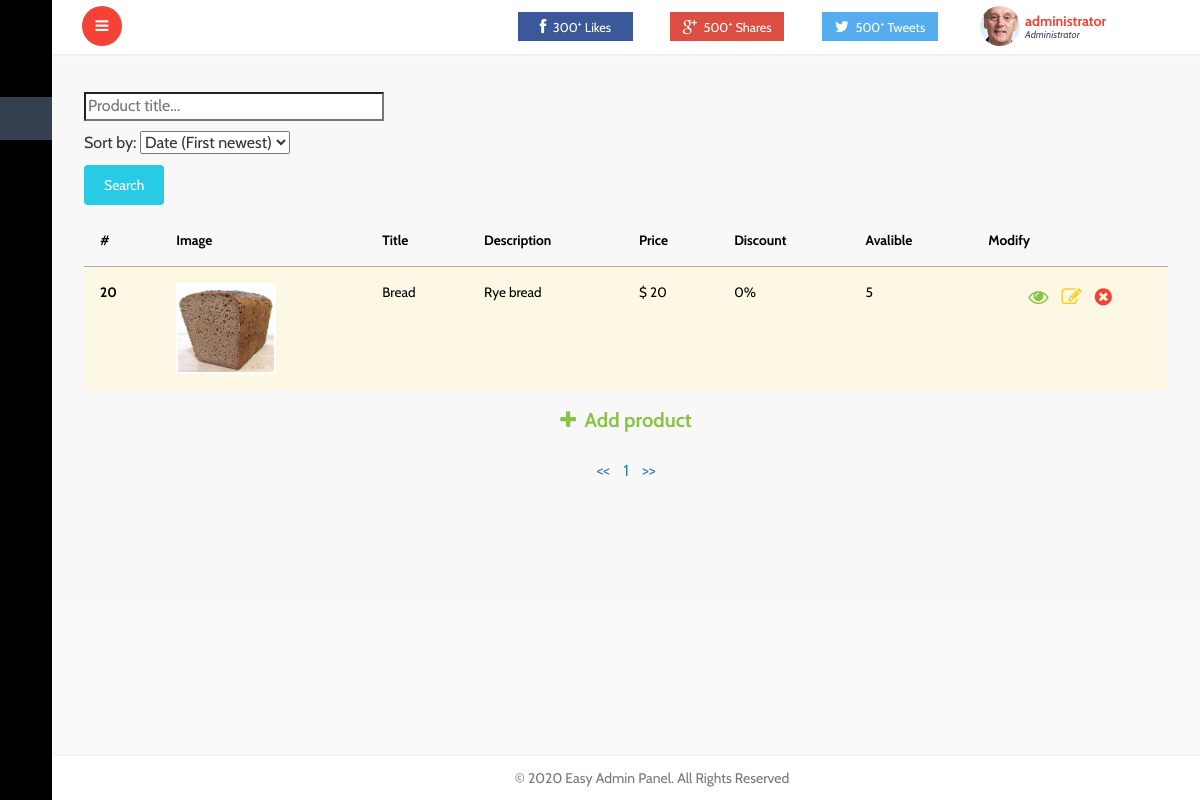
Screenshot of /admin/products.php (signed in) with the database file from the repository.
### tables this page shows
CREATE TABLE `products` (
  `id` bigint(20) UNSIGNED NOT NULL,
  `name` varchar(255) NOT NULL,
  `description` varchar(1000) NOT NULL,
  `purchase_price` float NOT NULL,
  `sale_price` float NOT NULL,
  `discount` int(11) DEFAULT NULL,
  `date` datetime NOT NULL,
  `categoryID` int(11) NOT NULL,
  `avalible` smallint(6) DEFAULT NULL
);

CREATE TABLE `images` (
  `id` bigint(20) UNSIGNED NOT NULL,
  `url` varchar(255) NOT NULL,
  `productID` bigint(20) UNSIGNED NOT NULL,
  `isPreview` tinyint(1) NOT NULL
);

### admin/products.php (the view, shortened to what this page needs)
<?php
	$mysql = mysqli_connect('localhost', 'root', '', 'shop');
	$query = 'SELECT * FROM admins WHERE id=' . $_SESSION['admin_id'];
	$username = "";
	if($result = $mysql -> query($query)) {
		$row = $result -> fetch_array();
		$username = $row['username'];
	} else {
		die('ERROR: Could not execute query! ' . $mysql -> error());
	}
	$page = isset($_GET['page']) ? $_GET['page'] : 0;
	$query = 'SELECT * FROM products ';
	$elements_in_page = 18;
	$query .= ' LIMIT ' . $page*$elements_in_page . ', ' . $elements_in_page;
	$row = [];
	if($result = $mysql -> query($query)) {
		while($row[] = $result -> fetch_array()) {}
	} else {
		die('ERROR: Could not execute query! ' . $mysql -> error);
	}
	$max_pages = 0;
	$query = "SELECT count(id) AS row_count FROM products";
	if($result = $mysql -> query($query)) {
		$tmp = $result -> fetch_array();
		$products = $tmp['row_count'];
		$max_pages = floor($products / 18);
	} else {
		die('ERROR: Could not execute query! ' . $mysql -> error);
	}
?>
<!DOCTYPE HTML>
<html>
<head>
	<link href="css/bootstrap.min.css" rel='stylesheet' type='text/css' />
	<link href="css/style.css" rel='stylesheet' type='text/css' />
	<link href="css/font-awesome.css" rel="stylesheet">
	<link rel="stylesheet" href="css/icon-font.min.css" type='text/css' />
	<link href="css/animate.css" rel="stylesheet" type="text/css" media="all">
	<link href="css/myStyle.css" rel='stylesheet' type='text/css' />
</head>
 <body class="sticky-header left-side-collapsed"  onload="initMap()">
    <section>
		<div class="left-side sticky-left-side">
			<div class="logo-icon text-center">
				<a href="index.php"><i class="lnr lnr-home"></i> </a>
			</div>
			<div class="left-side-inner">
				<ul class="nav nav-pills nav-stacked custom-nav">
					<li><a href="index.php"><i class="lnr lnr-power-switch"></i><span>Dashboard</span></a></li>
					<li class="selected active">
						<a href="products.php">
							<i class="lnr lnr-cart"></i>
						</a>
					</li>
					<li><a href="sales.php"><i class="lnr lnr-pie-chart"></i>
						<span>Sales</span></a>
					</li>
					<li>
						<a href="workers.php">
							<i class="lnr lnr-users"></i>
						</a>
					</li>
				</ul>
			</div>
		</div>
		<div class="main-content">
			<div class="header-section">
			<a class="toggle-btn  menu-collapsed"><i class="fa fa-bars"></i></a>
			<div class="menu-right">
				<div class="user-panel-top">
					<div class="profile_details">
						<ul>
							<li class="dropdown profile_details_drop">
								<a href="#" class="dropdown-toggle" data-toggle="dropdown" aria-expanded="false">
									<div class="profile_img">
										<span style="background:url(images/1.jpg) no-repeat center"> </span>
										 <div class="user-name">
											<p>
												<?php if (isset($username))
													echo $username;
												?>
												<span>Administrator</span>
											</p>
										 </div>
										 <i class="lnr lnr-chevron-down"></i>
										<div class="clearfix"></div>
									</div>
								</a>
							</li>
							<div class="clearfix"> </div>
						</ul>
					</div>
					<div class="social_icons">
						<div class="col-md-4 social_icons-left">
							<a href="#" class="yui"><i class="fa fa-facebook i1"></i><span>300<sup>+</sup> Likes</span></a>
						</div>
						<div class="col-md-4 social_icons-left pinterest">
							<a href="#"><i class="fa fa-google-plus i1"></i><span>500<sup>+</sup> Shares</span></a>
						</div>
						<div class="col-md-4 social_icons-left twi">
							<a href="#"><i class="fa fa-twitter i1"></i><span>500<sup>+</sup> Tweets</span></a>
						</div>
					</div>
				</div>
			  </div>
			</div>
			<div id="page-wrapper">
				<form class="search" method="GET">
					<input type="search" name="searchQuery" placeholder="Product title..." value="<?php if(isset($_GET['searchQuery'])) echo $_GET['searchQuery']; ?>">
					<p>
						Sort by:
						<select name="sorting">
							<option value="new" <?php if(isset($_GET['sorting']) && $_GET['sorting'] == 'new') echo 'selected'; ?>>Date (First newest)</option>
						</select>
					</p>
					<input type="submit" class="btn btn-success" value="Search">
				</form>
				<?php
					echo '<table class="products-table table table-hover table-responsive-md">';
					echo '<thead>';
						echo '<tr>';
						 	echo '<th scope="col">#</th>';
						 	echo '<th scope="col">Image</th>';
						 	echo '<th scope="col">Title</th>';
						 	echo '<th scope="col">Description</th>';
						 	echo '<th scope="col">Price</th>';
						 	echo '<th scope="col">Discount</th>';
						 	echo '<th scope="col">Avalible</th>';
						 	echo '<th scope="col">Modify</th>';
						 echo '</tr>';
					echo '</thead>';
					for($i = 0; $i < count($row) - 1; $i++) {
						$title = $row[$i]["name"];
						$desc = $row[$i]['description'];
						$price = $row[$i]['sale_price'];
						$discount = $row[$i]['discount'];
						$avalible = $row[$i]['avalible'];
						$id = $row[$i]['id'];
						$preview_url = '';
						$query = "SELECT * FROM images WHERE productID = $id AND isPreview=true";
						if($result = $mysql -> query($query)) {
							$tmp = $result -> fetch_array();
							$preview_url = $tmp['url'];
						}
						echo '<tbody>';
						if($avalible > 10) echo '<tr class="success">';
						else if ($avalible >= 5 && $avalible <= 10) echo '<tr class="warning">';
						else echo '<tr class="danger">';
							echo "<th scope='row'>" . $id . "</th>";
							echo '<td><img class="img-responsive product-image" src="' . $preview_url . '"></td>';
							echo '<td>' . $title  . '</td>';
							echo '<td>' . $desc . '</td>';
							echo '<td> $ ' . $price . '</td>';
							echo '<td>' . $discount . '% </td>';
							echo '<td>' . $avalible . '</td>';
							echo '<td class="product-modify">
									<a href="product-info.php?id=' . $id . '" id="product-see"><i class="fa fa-eye"></i></a>
									<a href="edit-product.php?id=' . $id . '" id="product-edit"><i class="fa fa-pencil-square-o"></i></a>
									<a href="php/delete-product.php?id=' . $id . '" id="product-delete"><i class=" fa fa-times-circle"></i></a>
								  </td>';
						echo '</tr>';
					}
					echo '<tr>';
						echo "<th class='worker-add' scope='row' colspan='9'>
								<a href='add-product.php'><i class='fa fa-plus'></i> Add product</a>
							  </th>";
					echo '</tr>';
					echo '</tbody>';
					echo '</table>';
					echo '<p class="text-center page-select">';
					echo '<a href="products.php"><<</a> ';
					for($i = $page - 2; $i <= $page + 2; $i++)
					{
						if($i < 0 || $i > $max_pages) continue;
						echo "<a href='products.php?page=" . ($i) . "'>" . ($i + 1) ." </a>";
					}
					echo "<a href='products.php?page=" . ($max_pages). "'>>></a>";
					echo '</p>';
				?>
			</div>
			<footer>
			   <p>&copy 2020 Easy Admin Panel. All Rights Reserved</p>
			</footer>
   </section>
</body>
</html>

### admin/css/myStyle.css (style rules this page uses)
.product-modify { text-align: center; }
.product-modify a { font-size: 20px; margin: 0 5px; }
.products-table #product-see { color: #8BC34A; }
.products-table #product-edit { color: #FFCA28; }
.products-table #product-delete { color: #F44336; }
.product-image { max-width: 100px; border: 2px solid white; }
.search input[type=search] { width: 300px; margin: 10px 0; display: inline-flex; }
.search input[type=submit] { text-align: center; padding: 10px 20px; margin: 10px 0; }
.page-select { width: 100%; display: block; margin: 10px 0; }
.page-select a { margin: 0 5px; }
.worker-add { text-align: center; }
.worker-add a { font-size: 20px; color: #8BC34A; }
.worker-add a i { margin-right: 4px; }

### rows the page displays
products: id "20", images.url (picture), name "Bread", description "Rye bread", sale_price "20", discount "0", avalible "5"

### other values shown
$username "administrator"
